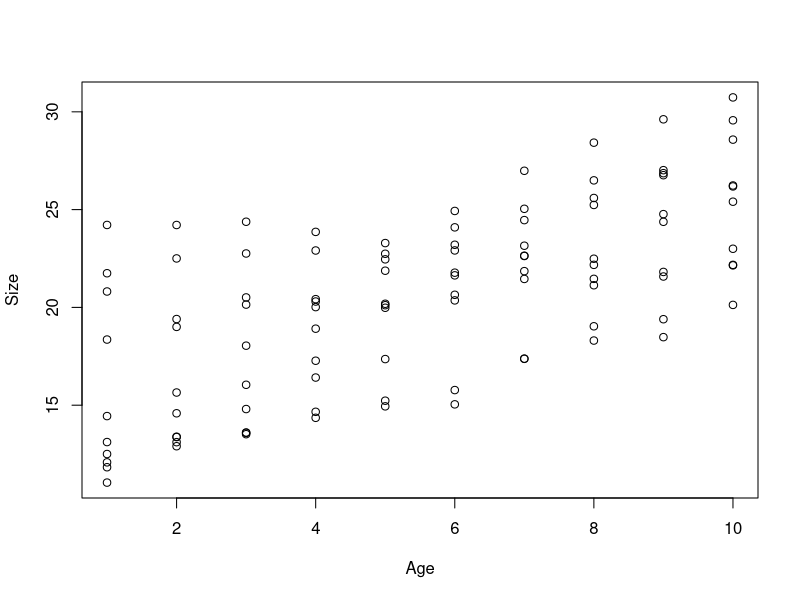
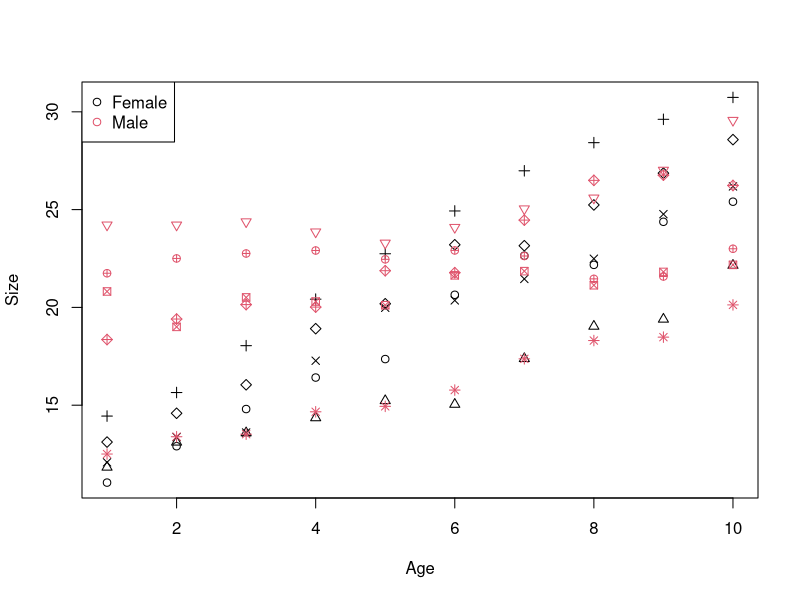

Write the R code that produced these figures, in order. (Note: this script raises an error after producing the figures.)

#  NRES 710, Nested Designs (cont.)
#     University of Nevada, Reno
#     Split-plot designs

# Load the data
datum <- read.csv("lecture_19_dataset1.csv")

# Examine it
head(datum, 10)

# Linear-mixed effects model w/ random effect of field
library(nlme)
results <- lme(Biomass ~ Bison + Fertilizer + Water, data = datum, random = ~1|Field)
summary(results)
# 72 observations with 6 groups (fields)... does not account for pseudoreplication properly, we need better nesting

### Split-plot Design
# Linear-mixed effects model w/ random, nested effects
results2 <- lme(Biomass ~ Bison + Fertilizer + Water, data = datum, random = ~1|Field/Bison/Fertilizer)
summary(results2)
# The random effects are nested with field > bison > fertilizer. Water is not included, because it is our 'ultimate sample' and therefore is the residual error. We only have one sample for each water plot, so we can't disentangle error due to water measurements being different from residual error.

# Linear-mixed effects model w/ random, nested effects
results3 <- lme(Biomass ~ Bison + Fertilizer + Water, data = datum, random = ~1|Field/Bison/Fertilizer/Water)
summary(results3)
# Water is included when it was not needed to be included.

# Help file for lme()
help(lme)
# Notice the optimMethod -- an alternative optimization methods that allows you to change how it recognizes the correct degrees of freedom.

### Nested ANCOVA Design
# Read the data
datum <- read.csv("lecture_19_dataset2.csv")

# Examine
head(datum, 15)

# Plot it
plot(Size ~ Age, data = datum)
# You can almost see that there are ten individuals here....

# Plot with points colored by sex and shaped by individual... a bit messy, but:
plot(Size ~ Age, data = datum, pch = as.numeric(datum$Individual), col = as.numeric(datum$Male) + 1)
legend("topleft", legend = c("Female", "Male"), pch = c(21, 21), col = c(1, 2))

# LME with Age and Sex fixed effects and random effect of individual (repeated measures!)
library(nlme)
results <- lme(Size ~ Age + Male, data = datum, random = ~1|Individual)
summary(results)

# LME with Age, Sex, and Age*Sex fixed effects and random effect of individual (repeated measures!)
library(nlme)
results2 <- lme(Size ~ Age + Male + Age:Male, data = datum, random = ~1|Individual)
summary(results2)

################### 'Truth' #################### 
### Lecture 19: code to simulate data for class

### Dataset 1
# Simulate split-plot design data w/ three fixed effects: bison, fertilizer, water split across 6 fields
set.seed(123)

# Fields
n_fields <- 6
n_bison <- 2
n_fertilizer <- 2
n_water <- 3
Field <- sort(rep(rep(1:n_fields, n_bison*n_fertilizer*n_water)))

# Bison
Bison <- rep(sort(rep(c(0, 1), n_fertilizer*n_water)), n_fields)

# Fertilizer
Fertilizer <- rep(sort(rep(c(0, 1), n_water)), n_fields)

# Water
Water <- rep(c("Low", "Medium", "High"), n_fields * n_bison * n_fertilizer)
Water <- factor(Water, levels = c("Low", "Medium", "High"))
dummy <- data.frame(model.matrix(~ Water - 1))

# Field error
FieldError <- rep(rnorm(n_fields, 0, 1), each = n_bison * n_fertilizer * n_water)

# Bison error
BisonError <- rep(rnorm(n_bison * n_fields, 0, 2), each = n_fertilizer * n_water)

# Fertilizer error
FertilizerError <- rep(rnorm(n_fertilizer * n_bison * n_fields, 0, 2), each = n_water)

# Residual error
Error <- rnorm(length(Field), 0, 1)

# Response variable -- biomass
Biomass <- 20 + 10*Bison + 10*Fertilizer + 10*dummy$WaterMedium + 10*dummy$WaterHigh + FieldError + BisonError + FertilizerError + Error

# Save the data
datum <- data.frame(Field = Field, Bison = Bison, Fertilizer = Fertilizer, Water = Water, WaterMed = dummy$WaterMedium, WaterHigh = dummy$WaterHigh, FieldError = FieldError, BisonError = BisonError, FertError = FertilizerError, Error = Error, Biomass = Biomass)

# Save the data
write.csv(datum, "lecture_19_dataset1.csv", row.names = FALSE)
write.csv(datum, "../datasets/lecture_19_dataset1.csv", row.names = FALSE)

### Dataset 2
# Body size as a function of age and sex in multiple individuals
# Set the seed for reproducibility
set.seed(123)

# Individuals
n_individuals <- 10
n_samples <- 10
Individual <- sort(rep(1:n_individuals, n_samples))

# Sex
Male <- c(rep(rep(0, n_samples), n_individuals/2), rep(rep(1, n_samples), n_individuals/2))

# Age
Age <- rep(seq(1, n_samples, 1), n_individuals)

# Error due to individual
IndError <- rep(rnorm(n_individuals, 0, 3), each = n_samples)

# Error within individual (residual error)
# Simulate autocorrelated error - each value using the mean of the previous value
Error <- matrix(NA, length(Age), 1)
Error[1,1] <- rnorm(1, mean = 0, sd = 1)
for (i in 2:length(Age)){
  Error[i,1] <- rnorm(1, mean = Error[i-1, 1], sd = 1)
}

# Response variable - Size
Size <- 10 + 1.5*Age + 5*Male + -1*Male*Age + IndError + Error

# Save the data
datum <- data.frame(Individual = Individual, Age = Age, Male = Male, IndError = IndError, Error = Error, Size = Size)

# Save the data
write.csv(datum, "lecture_19_dataset2.csv", row.names = FALSE)
write.csv(datum, "../datasets/lecture_19_dataset2.csv", row.names = FALSE)
